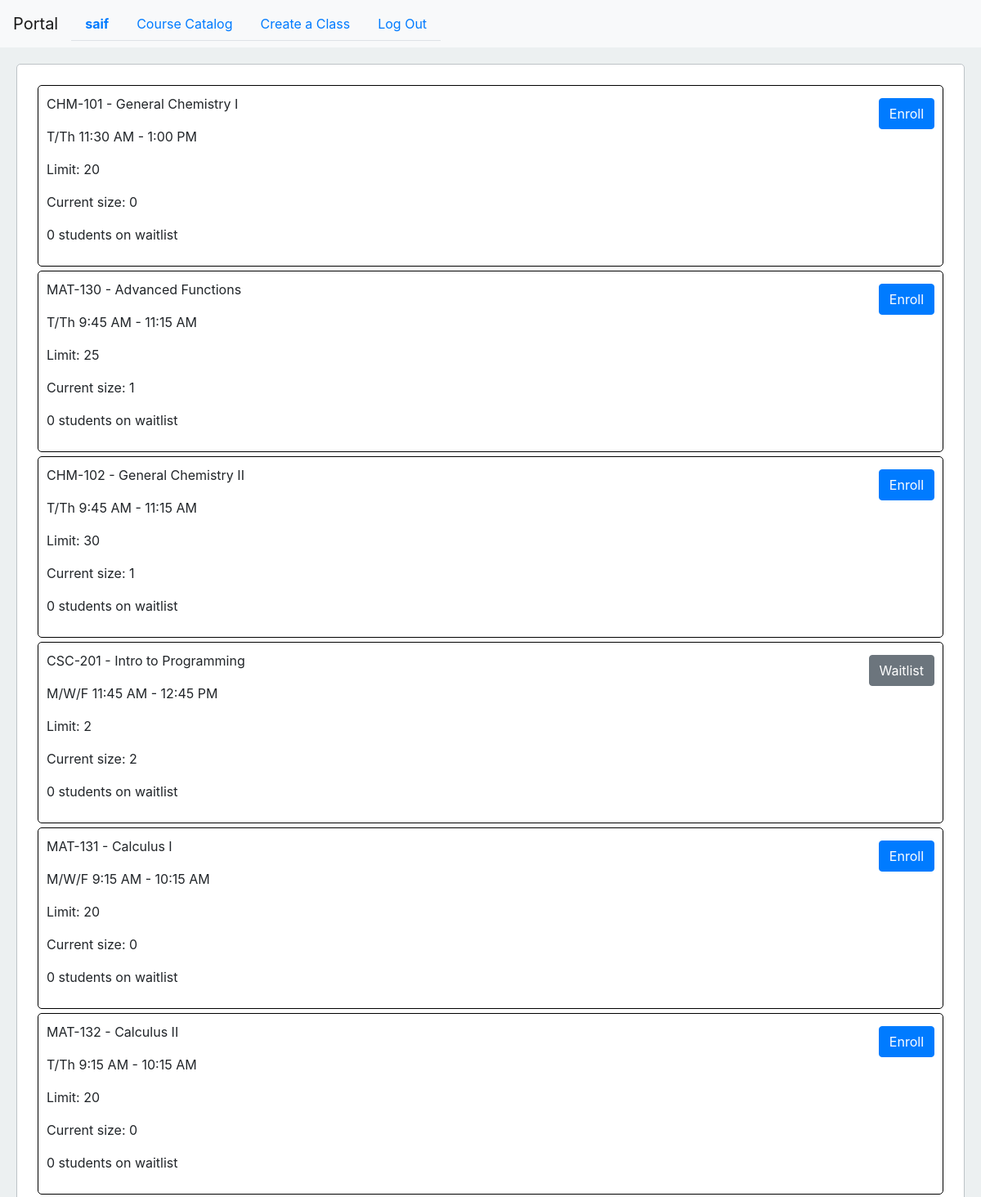
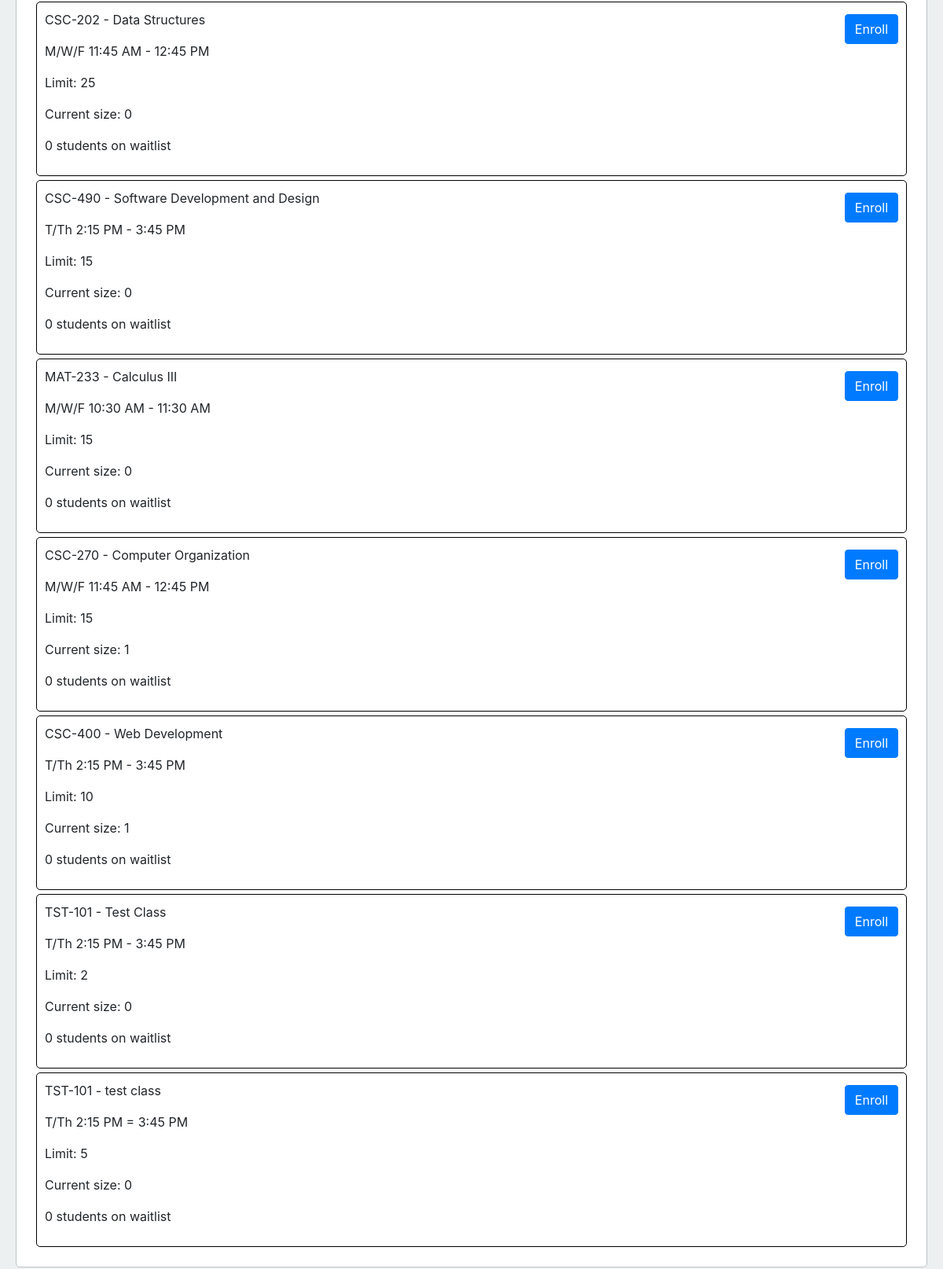
/catalog/12/ (signed in), run on the app's committed database (2 pictures, top to bottom).
### studentPortal/models.py (models this page shows)
class User(AbstractUser):
    def __str__(self):
        return f"{self.username}, {self.email}"

class Class(models.Model):
    className = models.CharField(max_length=100)
    classNumber = models.CharField(max_length=8, default=None)
    classTimings = models.CharField(max_length=100)
    studentLimit = models.PositiveIntegerField()
    studentList = models.ManyToManyField(Student, related_name='students', blank=True)
    studentWaitlist = models.ManyToManyField(Student, related_name='studentWaitlist', blank=True)
    def __str__(self):
        return f"{self.classNumber} - {self.className}"

### studentPortal/views.py (the view)
# urls.py: path("catalog/<int:userID>/", views.catalog, name="catalog"),
def catalog(request, userID):
    user = User.objects.get(pk=userID)
    student = Student.objects.filter(student=user).first()
    classes = Class.objects.all()
    classData = []
    if student:
        for classObj in classes:
            enrolled = student in classObj.studentList.all()
            currentStudentCount = classObj.studentList.count()
            waitlistCount = classObj.studentWaitlist.count()
            classData.append({
                "classObj": classObj,
                "currentStudentCount": currentStudentCount,
                "enrolled": enrolled,
                "waitlistCount": waitlistCount
            })
    else:
        for classObj in classes:
            currentStudentCount = classObj.studentList.count()
            waitlistCount = classObj.studentWaitlist.count()
            classData.append({
                "classObj": classObj,
                "currentStudentCount": currentStudentCount,
                "waitlistCount": waitlistCount
            })
        return render(request, "studentPortal/instrCatalog.html", {
        "classData": classData,
    })
    return render(request, "studentPortal/catalog.html", {
        "classData": classData,
    })

### studentPortal/templates/studentPortal/instrCatalog.html (shortened to what this page needs)
{% extends "studentPortal/instructorLayout.html" %}
{% block body %}
{% for class in classData %}
    <div class="catalog">
        <p>{{class.classObj}}</p>
        <p>{{class.classObj.classTimings}}</p>
        <p>Limit: {{class.classObj.studentLimit}}</p>
        <p>Current size: {{class.currentStudentCount}}</p>
        <p>{{class.waitlistCount}} students on waitlist</p>
        {% if not class.enrolled and class.currentStudentCount < class.classObj.studentLimit %}
            <form action="{% url 'enroll' class.classObj.id user.id %}" method="post">
                <input class="btn btn-primary" type="submit" value="Enroll" style="position: absolute; right: 10px; top: 15px;">
            </form>
        {% elif not class.enrolled and class.currentStudentCount == class.classObj.studentLimit %}
            <form action="{% url 'waitlist' class.classObj.id user.id %}" method="post">
                <input class="btn btn-secondary" type="submit" value="Waitlist" style="position: absolute; right: 10px; top: 15px;">
            </form>
        {% else %}
            <form action="{% url 'unenroll' class.classObj.id user.id %}" method="post">
                {%csrf_token%}
                <input class="btn btn-danger" type="submit" value="Unenroll" style="position: absolute; right: 10px; top: 15px;">
            </form>
        {% endif %}
    </div>
{% endfor %}
{% endblock %}

### studentPortal/templates/studentPortal/instructorLayout.html (shortened to what this page needs)
{% load static %}
<!DOCTYPE html>
<html lang="en">
    <head>
        <link rel="stylesheet" href="https://stackpath.bootstrapcdn.com/bootstrap/4.4.1/css/bootstrap.min.css">
        <link rel="stylesheet" href="{% static 'studentPortal/styles.css' %}">
    </head>
    <body>
        <nav class="navbar navbar-expand-lg navbar-light bg-light">
            <a class="navbar-brand" href="#">Portal</a>
            <div>
              <ul class="nav nav-tabs">
                {% if user.is_authenticated %}
                    <li class="nav-item">
                        <a class="nav-link" href="{% url 'profile' user.id %}"><strong>{{ user.username }}</strong></a>
                    </li>
                {% endif %}
                {% if user.is_authenticated %}
                    <li class="nav-item">
                        <a class="nav-link" href="{% url 'catalog' user.id %}">Course Catalog</a>
                    </li>
                    <li class="nav-item">
                        <a class="nav-link" href="{% url 'createPage' %}">Create a Class</a>
                    </li>
                    <li class="nav-item">
                        <a class="nav-link" href="{% url 'logout' %}">Log Out</a>
                    </li>
                {% endif %}
              </ul>
            </div>
          </nav>
          <div class="body">
            {% block body %}
            {% endblock %}
        </div>
    </body>
</html>

### studentPortal/static/studentPortal/styles.css (style rules this page uses)
.navbar { background-color: #3498db; }
.body { margin: 20px; }
body { background-color: #ecf0f1; }
.body { padding: 20px; border: 1px solid #bdc3c7; border-radius: 5px; background-color: #fff; }
.catalog { padding: 10px; border: solid black 1px; border-radius: 5px; margin: 5px; position: relative; }

### data on the page
User: username "saif"
Class: classObj "CHM-101 - General Chemistry I", classObj.classTimings "T/Th 11:30 AM - 1:00 PM", classObj.studentLimit "20", currentStudentCount "0", waitlistCount "0"
Class: classObj "MAT-130 - Advanced Functions", classObj.classTimings "T/Th 9:45 AM - 11:15 AM", classObj.studentLimit "25", currentStudentCount "1", waitlistCount "0"
Class: classObj "CHM-102 - General Chemistry II", classObj.classTimings "T/Th 9:45 AM - 11:15 AM", classObj.studentLimit "30", currentStudentCount "1", waitlistCount "0"
Class: classObj "CSC-201 - Intro to Programming", classObj.classTimings "M/W/F 11:45 AM - 12:45 PM", classObj.studentLimit "2", currentStudentCount "2", waitlistCount "0"
Class: classObj "MAT-131 - Calculus I", classObj.classTimings "M/W/F 9:15 AM - 10:15 AM", classObj.studentLimit "20", currentStudentCount "0", waitlistCount "0"
Class: classObj "MAT-132 - Calculus II", classObj.classTimings "T/Th 9:15 AM - 10:15 AM", classObj.studentLimit "20", currentStudentCount "0", waitlistCount "0"
Class: classObj "CSC-202 - Data Structures", classObj.classTimings "M/W/F 11:45 AM - 12:45 PM", classObj.studentLimit "25", currentStudentCount "0", waitlistCount "0"
Class: classObj "CSC-490 - Software Development and Design", classObj.classTimings "T/Th 2:15 PM - 3:45 PM", classObj.studentLimit "15", currentStudentCount "0", waitlistCount "0"
Class: classObj "MAT-233 - Calculus III", classObj.classTimings "M/W/F 10:30 AM - 11:30 AM", classObj.studentLimit "15", currentStudentCount "0", waitlistCount "0"
Class: classObj "CSC-270 - Computer Organization", classObj.classTimings "M/W/F 11:45 AM - 12:45 PM", classObj.studentLimit "15", currentStudentCount "1", waitlistCount "0"
Class: classObj "CSC-400 - Web Development", classObj.classTimings "T/Th 2:15 PM - 3:45 PM", classObj.studentLimit "10", currentStudentCount "1", waitlistCount "0"
Class: classObj "TST-101 - Test Class", classObj.classTimings "T/Th 2:15 PM - 3:45 PM", classObj.studentLimit "2", currentStudentCount "0", waitlistCount "0"
Class: classObj "TST-101 - test class", classObj.classTimings "T/Th 2:15 PM = 3:45 PM", classObj.studentLimit "5", currentStudentCount "0", waitlistCount "0"
